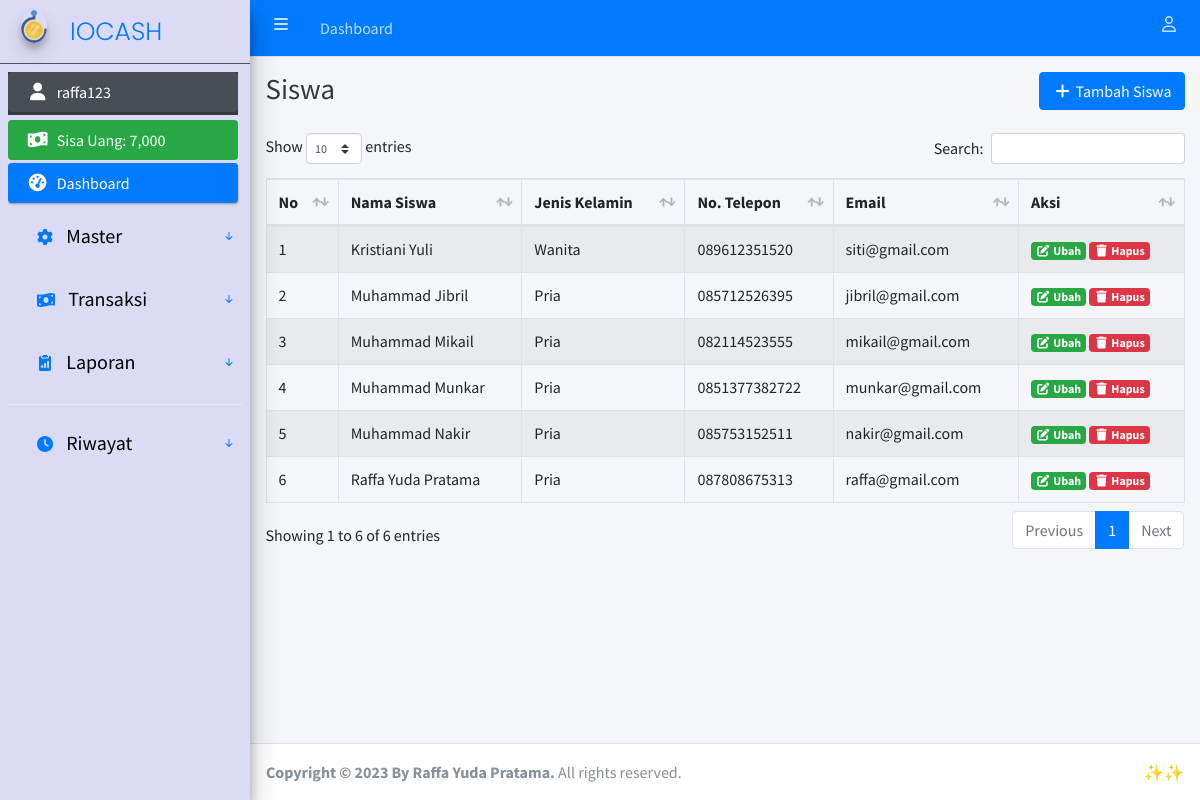
Page /siswa.php (signed in) on the committed database.
### tables this page shows
CREATE TABLE `user` (
  `id_user` int(11) NOT NULL,
  `nama_lengkap` varchar(100) NOT NULL,
  `username` varchar(100) NOT NULL,
  `password` varchar(255) NOT NULL,
  `id_jabatan` int(11) NOT NULL
);

CREATE TABLE `siswa` (
  `id_siswa` int(11) NOT NULL,
  `nama_siswa` varchar(100) NOT NULL,
  `jenis_kelamin` enum('pria','wanita') NOT NULL,
  `no_telepon` varchar(25) NOT NULL,
  `email` varchar(255) NOT NULL
);

### connection.php (called while the page is built, shortened)
<?php
	$host		= "localhost";
	$username	= "root";
	$password	= "";
	$database	= "uang_kas";
	$conn 		= mysqli_connect($host, $username, $password, $database);
if (isset($_SESSION['id_user'])) {
	function dataUser() {
		global $conn;
		$id_user = $_SESSION['id_user'];
		return mysqli_fetch_assoc(mysqli_query($conn, "SELECT * FROM user INNER JOIN jabatan ON user.id_jabatan = jabatan.id_jabatan WHERE id_user = '$id_user'"));
	}
}

### siswa.php (the view, shortened to what this page needs)
<?php
  require 'connection.php';
  $siswa = mysqli_query($conn, "SELECT * FROM siswa ORDER BY nama_siswa ASC");
?>
<!DOCTYPE html>
<html>
<head>
  <?php include 'include/css.php'; ?>
</head>
<body class="hold-transition sidebar-mini layout-fixed">
<div class="wrapper">
  <?php include 'include/navbar.php'; ?>
  <?php include 'include/sidebar.php'; ?>
  <div class="content-wrapper">
    <div class="content-header">
      <div class="container-fluid">
        <div class="row justify-content-center mb-2">
          <div class="col-sm text-left">
            <h1 class="m-0 text-dark">Siswa</h1>
          </div>
          <div class="col-sm text-right">
            <?php if ($_SESSION['id_jabatan'] !== '3'): ?>
              <button type="button" class="btn btn-primary" data-toggle="modal" data-target="#tambahSiswaModal"><i class="fas fa-fw fa-plus"></i> Tambah Siswa</button>
            <?php endif ?>
          </div>
        </div>
      </div>
    </div>
    <section class="content">
      <div class="container-fluid">
        <div class="row">
          <div class="col-lg">
            <div class="table-responsive">
              <table class="table table-striped table-hover table-bordered" id="table_id">
                <thead>
                  <tr>
                    <th>No</th>
                    <th>Nama Siswa</th>
                    <th>Jenis Kelamin</th>
                    <th>No. Telepon</th>
                    <th>Email</th>
                    <?php if ($_SESSION['id_jabatan'] !== '3'): ?>
                      <th>Aksi</th>
                    <?php endif ?>
                  </tr>
                </thead>
                <tbody>
                  <?php $i = 1; ?>
                  <?php foreach ($siswa as $ds): ?>
                    <tr>
                      <td><?= $i++; ?></td>
                      <td><?= ucwords(htmlspecialchars_decode($ds['nama_siswa'])); ?></td>
                      <td><?= ucwords($ds['jenis_kelamin']); ?></td>
                      <td><?= $ds['no_telepon']; ?></td>
                      <td><?= $ds['email']; ?></td>
                      <?php if ($_SESSION['id_jabatan'] !== '3'): ?>
                        <td>
                          <a href="ubah_siswa.php?id_siswa=<?= $ds['id_siswa']; ?>" class="badge badge-success" data-toggle="modal" data-target="#editSiswa<?= $ds['id_siswa']; ?>">
                            <i class="fas fa-fw fa-edit"></i> Ubah
                          </a>
                          <?php if ($_SESSION['id_jabatan'] == '1'): ?>
                            <a data-nama="<?= $ds['nama_siswa']; ?>" class="btn-delete badge badge-danger" href="hapus_siswa.php?id_siswa=<?= $ds['id_siswa']; ?>"><i class="fas fa-fw fa-trash"></i> Hapus</a>
                          <?php endif ?>
                        </td>
                      <?php endif ?>
                    </tr>
                  <?php endforeach ?>
                </tbody>
              </table>
            </div>
          </div>
        </div>
      </div>
    </section>
  </div>
  <?php include 'include/footer.php'?>
</div>
</body>
</html>

### include/sidebar.php (shortened to what this page needs)
<?php
$dataUser = dataUser();
$jml_pengeluaran = mysqli_fetch_assoc(mysqli_query($conn, "SELECT sum(jumlah_pengeluaran) as jml_pengeluaran FROM pengeluaran"));
$jml_pengeluaran = $jml_pengeluaran['jml_pengeluaran'];
$jml_uang_kas = mysqli_fetch_assoc(mysqli_query($conn, "SELECT sum(minggu_ke_1 + minggu_ke_2 + minggu_ke_3 + minggu_ke_4) as jml_uang_kas FROM uang_kas"));
$jml_uang_kas = $jml_uang_kas['jml_uang_kas'];
?>
<link rel="stylesheet" href="https://cdn.jsdelivr.net/npm/bootstrap-icons@1.10.3/font/bootstrap-icons.css">
<link rel="stylesheet" href="https://cdnjs.cloudflare.com/ajax/libs/font-awesome/6.1.0/css/all.min.css" />
<aside class="main-sidebar sidebar-dark-primary elevation-4 " style="background: #DBDBF5;">
  <a href="index.php" class="brand-link" style="padding-bottom: 12px;">
    <img src="assets/img/cash.png" alt="AdminLTE Logo" class="brand-image img-circle elevation-3" style="opacity: .8">
    <span class="brand-text font-weight-light text-primary" style="font-size: 25px; margin-left:15px;font-family: 'Poppins';">IOCASH</span>
  </a>
  <div class="sidebar fw-bold">
    <nav class="mt-2">
      <ul class="nav nav-pills nav-sidebar flex-column" data-widget="treeview" role="menu" data-accordion="false">
        <li class="nav-item has-treeview menu-open bg-dark" style="margin-bottom: 5px; width: 230px;">
          <a href="profile.php" class="nav-link"><i class="nav-icon fas fa-fw fa-user"></i>
            <p class="text-white"><?= $dataUser['username']; ?></p>
          </a>
        </li>
        <li class="nav-item" style="width: 230px;">
          <div class="bg-success nav-link text-white">
            <i class="nav-icon fas fa-money-bill-wave"></i>
            <p class="text-white">
              Sisa Uang: <?= number_format($jml_uang_kas - $jml_pengeluaran); ?>
            </p>
          </div>
        </li>
        <li class="nav-item has-treeview menu-open" style="width: 230px;">
          <a href="index.php" class="nav-link active bg-primary">
            <i class="nav-icon fas fa-tachometer-alt"></i>
            <p class="text-white">
              Dashboard
            </p>
          </a>
        </li>
        <?php if ($dataUser['id_jabatan'] == '1') : ?>
          <li class="nav-item">
            <div class="nav-link">
              <p>
                <button class="btn text-white" type="button" data-bs-toggle="collapse" data-bs-target="#master" aria-expanded="false" aria-controls="collapseExample">
                 <div style="display:flex; justify-content:space-between; align-items:center; width:200px;">
                 <div style="margin-right:2px;">
                 <i class="fa-solid fa-gear text-primary"></i> <p style="font-size:20px; margin-left:10px;">Master</p>
                 </div>
                 <i class="bi bi-arrow-down-short text-primary"></i></div>
                </button>
              </p>
            </div>
          </li>
        <?php endif ?>
        <li class="nav-item">
            <div class="nav-link">
              <p>
                <button class="btn text-white" type="button" data-bs-toggle="collapse" data-bs-target="#transaksi" aria-expanded="false" aria-controls="collapseExample">
                 <div style="display:flex; justify-content:space-between; align-items:center; width:200px;">
                 <div style="margin-right:2px;">
                 <i class="fa-solid fa-money-bill-wave text-primary"></i> <p style="font-size:20px; margin-left:10px;">Transaksi</p>
                 </div>
                 <i class="bi bi-arrow-down-short text-primary"></i></div>
                </button>
              </p>
            </div>
          </li>
          <li class="nav-item">
            <div class="nav-link">
              <p>
                <button class="btn text-white" type="button" data-bs-toggle="collapse" data-bs-target="#laporan" aria-expanded="false" aria-controls="collapseExample">
                 <div style="display:flex; justify-content:space-between; align-items:center; width:200px;">
                 <div style="margin-right:2px;">
                 <i class="bi bi-clipboard2-data-fill text-primary"></i> <p style="font-size:20px; margin-left:10px;">Laporan</p>
                 </div>
                 <i class="bi bi-arrow-down-short text-primary"></i></div>
                </button>
              </p>
            </div>
          </li>
        <div class="dropdown-divider"></div>
        <li class="nav-item">
            <div class="nav-link">
              <p>
                <button class="btn text-white" type="button" data-bs-toggle="collapse" data-bs-target="#riwayat" aria-expanded="false" aria-controls="collapseExample">
                 <div style="display:flex; justify-content:space-between; align-items:center; width:200px;">
                 <div style="margin-right:2px;">
                 <i class="fa-solid fa-clock text-primary"></i> <p style="font-size:20px; margin-left:10px;">Riwayat</p>
                 </div>
                 <i class="bi bi-arrow-down-short text-primary"></i></div>
                </button>
              </p>
            </div>
          </li>
      </ul>
    </nav>
  </div>
</aside>

### include/sidebar.php (style rules this page uses)
p { color: black; }

### rows in the picture
user: username "raffa123"
siswa: nama_siswa "Kristiani Yuli", jenis_kelamin "Wanita", no_telepon "089612351520", email "siti@gmail.com"
siswa: nama_siswa "Muhammad Jibril", jenis_kelamin "Pria", no_telepon "085712526395", email "jibril@gmail.com"
siswa: nama_siswa "Muhammad Mikail", jenis_kelamin "Pria", no_telepon "082114523555", email "mikail@gmail.com"
siswa: nama_siswa "Muhammad Munkar", jenis_kelamin "Pria", no_telepon "0851377382722", email "munkar@gmail.com"
siswa: nama_siswa "Muhammad Nakir", jenis_kelamin "Pria", no_telepon "085753152511", email "nakir@gmail.com"
siswa: nama_siswa "Raffa Yuda Pratama", jenis_kelamin "Pria", no_telepon "087808675313", email "raffa@gmail.com"

### other values in the picture
$jml_uang_kas - $jml_pengeluaran "7,000"
